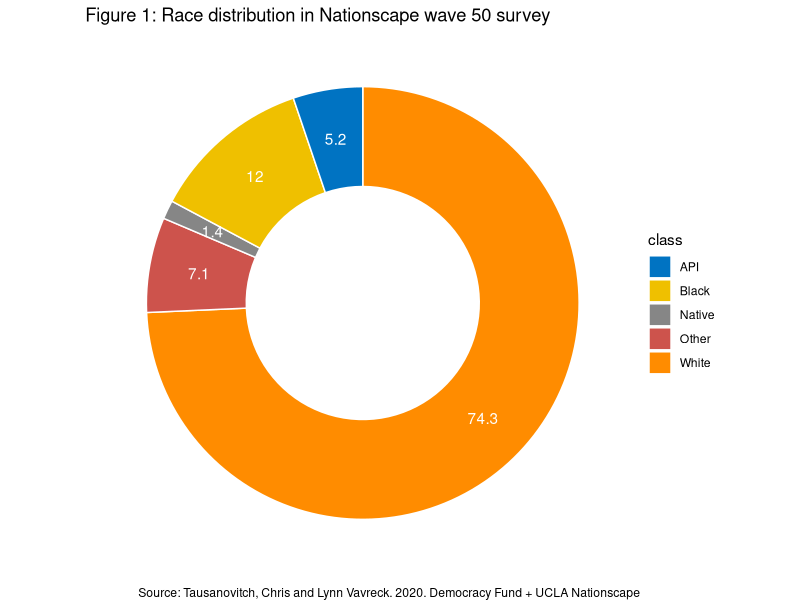
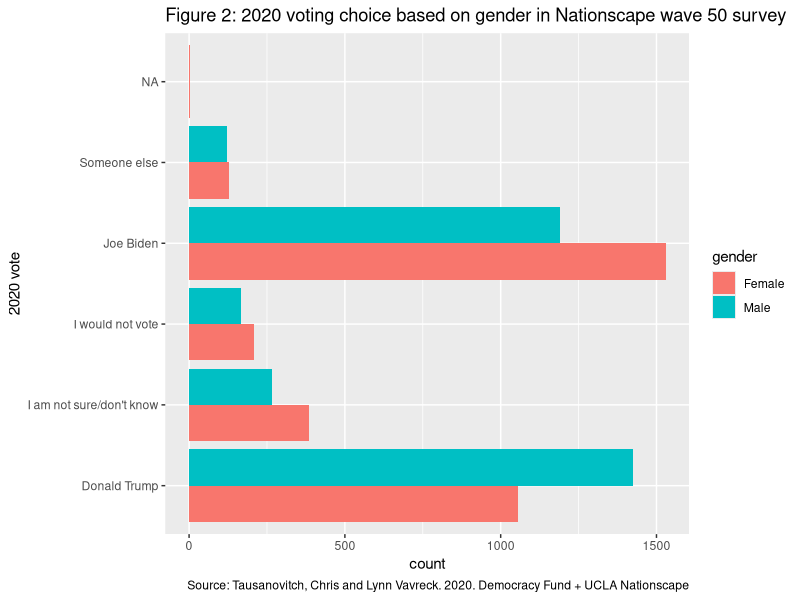
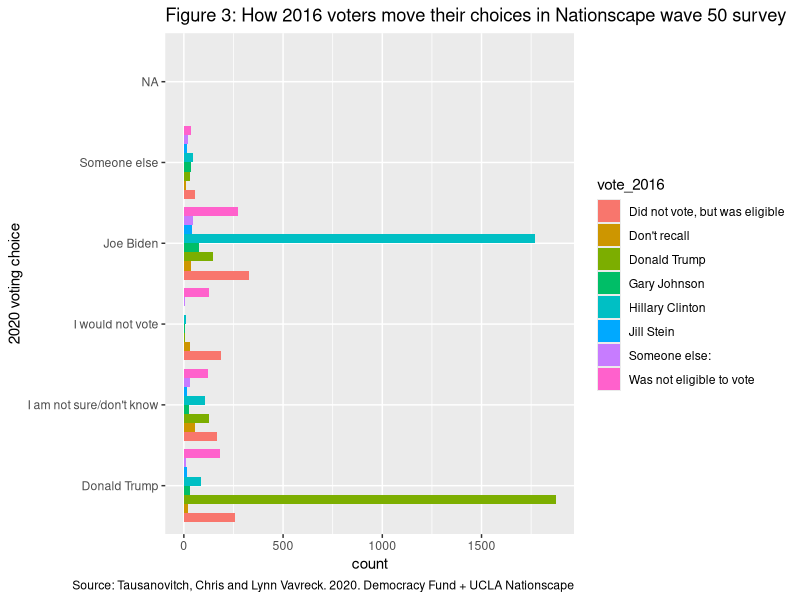
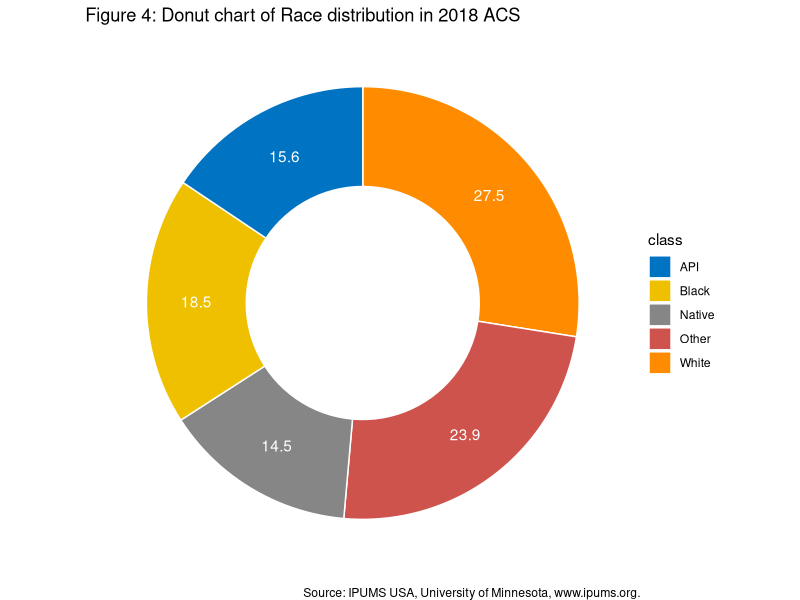

Here is the R script that generated these plots, in order:
## ---- chunk 1
# Set up library and import data we want to analyze
knitr::opts_chunk$set(echo = FALSE)
library(ggplot2)
library(dplyr)
library(knitr)
library(readr)
library(tidyverse)
library(broom)
library(lme4)

survey <- read_csv("survey.csv")
post <- read_csv("cells_post.csv")
## ---- chunk 2
#Data frame for original survey.csv
survey1 <- 
  data.frame(survey)

#Creating table for selected variables in the individual level survey.
selected_table <- data.frame(var = c('state',  'vote_2016','vote_2020','gender','hisp','race','edu','age','reg','intention'), describ = c(' 51 states + DC in postal abbreviation',  'The candidate that the respondent voted for in 2016', 'If the election for president is hold now(2020), who will the respondent vote for', 'Gender of the respondent','If the respondent is hispanic, 1 = yes, 0= No','Race: Native, Black, White, API (“Asian or Pacific Islander"), Other','Education level, 1 = has received some college education, 0 otherwise','Age group:  “18” means 18-24, “25” means 25-34, and so on.','Registered to vote, 1 = yes,0 = no','Intention to vote in 2020 election'))
colnames(selected_table) <- c("Variables", "Description")
kable(selected_table, caption="Variables in Democracy Fund + UCLA Nationscape survey collected from June 25 - July 01, 2020")

## ---- chunk 3
#age distribution in the individual level survey
count_age <- survey1 %>%
    group_by(age) %>%
    summarise(count = n()) %>%
    mutate(proportion = prop.table(count))
age_table <- data.frame(count_age)
kable(age_table, caption="Age group proportion in Nationscape wave 50 survey")

# Table of education level. 1 = received some college level education, 0 otherwise.
count_edu <- survey1 %>%
    group_by(edu) %>%
    summarise(count = n()) %>%
    mutate(proportion = prop.table(count))
edu_table <- data.frame(count_edu)
kable(edu_table, caption="If the respondent's education level meets some college degree, No(0) vs Yes(1) in Nationscape wave 50 survey")

#Table of Hispanic identity.
count_hisp <- survey1 %>%
    group_by(hisp) %>%
    summarise(count = n()) %>%
    mutate(proportion = prop.table(count))
hisp_table <- data.frame(count_hisp)
kable(hisp_table, caption="If the respondent's ethnical/cultural identity is hispanic. No vs Yes in Nationscape wave 50 survey")

#Table of Hispanic identity.
count_gender <- survey1 %>%
    group_by(gender) %>%
    summarise(count = n()) %>%
    mutate(proportion = prop.table(count))
gender_table <- data.frame(count_gender)
kable(gender_table, caption="Gender proportion in Nationscape wave 50 survey")
## ---- chunk 4
#Narrowing the voting with only Joe Biden and Donald Trump
twocandi_2020 <- survey1 %>%
  mutate(vote_2020 = case_when(
    survey$vote_2020 == 'Donald Trump' ~ "Trump",
    survey$vote_2020 == 'Joe Biden' ~ "Biden",
    TRUE ~ "NA")) %>%
  select(vote_2020) %>%
  pull()

remove <- c ('NA')
twocandi_2020 <- twocandi_2020 [! twocandi_2020 %in% remove]
freq_two <- data.frame(twocandi_2020)


#Table 6: 2020 voting preference focusing on two candidates - Biden and Trump.
count_biden <- freq_two %>%
    group_by(candidate = twocandi_2020) %>%
    summarise(count = n()) %>%
    mutate(proportion = prop.table(count))
biden_table <- data.frame(count_biden)
kable(biden_table, caption="2020 voting preference focusing on two candidates - Biden and Trump in Nationscape wave 50 survey")

## ---- chunk 5
#Race distribution in the individual level survey
#count_race <- survey1 %>%
    #group_by(race) %>%
    #summarise(n = n()) %>%
    #mutate(freq = prop.table(n))

#Create a data frame of race distribution for Figure 1.
count.data <- data.frame(
  class = c("API", "Black", "Native", "Other",'White'),
  n = c(338, 774, 90, 460,4816),
  prop = c(5.2, 12.0, 1.4, 7.1,74.3)
)
count.data <- count.data %>%
  arrange(desc(class)) %>%
  mutate(lab.ypos = cumsum(prop) - 0.5*prop)

mycols <- c("#0073C2FF", "#EFC000FF", "#868686FF", "#CD534CFF",'darkorange')

#Donut chart of race
race_plot <- ggplot(count.data, aes(x = 2, y = prop, fill = class)) +
  geom_bar(stat = "identity", color = "white") + 
  labs(title = "Figure 1: Race distribution in Nationscape wave 50 survey",
       caption = "Source: Tausanovitch, Chris and Lynn Vavreck. 2020. Democracy Fund + UCLA Nationscape")+
  coord_polar(theta = "y", start = 0)+
  geom_text(aes(y = lab.ypos,label = prop), color = "white")+
  scale_fill_manual(values = mycols) +
  theme_void()+
  xlim(0.5, 2.5)
race_plot
## ---- chunk 6
#Plot 2: 2020 voting preference based on gender bar plot
vote_gender_plot <- 
  ggplot(survey1, aes(vote_2020, ..count..)) + geom_bar(aes(fill = gender), position = "dodge") + 
  labs(title="Figure 2: 2020 voting choice based on gender in Nationscape wave 50 survey ",x="2020 vote", y = "count",caption = "Source: Tausanovitch, Chris and Lynn Vavreck. 2020. Democracy Fund + UCLA Nationscape")+ 
  coord_flip()
vote_gender_plot

#Plot 3: Comparing 2016 and 2020 voting preference
vote_year_plot <- 
  ggplot(survey1, aes(vote_2020, ..count..)) + geom_bar(aes(fill = vote_2016), position = "dodge") + 
  labs(title="Figure 3: How 2016 voters move their choices in Nationscape wave 50 survey ",x="2020 voting choice", y = "count",caption = "Source: Tausanovitch, Chris and Lynn Vavreck. 2020. Democracy Fund + UCLA Nationscape")+ 
  coord_flip()
vote_year_plot

## ---- chunk 7
#Data frame for original cells_post.csv
post1 <- 
  data.frame(post)

#Creating table for selected variables in the individual level survey.
selected_table <- data.frame(var = c('state',  'gender','hisp','race','edu','age'), describ = c('51 states + DC in postal abbreviation',  'Gender of the respondent','If the respondent is hispanic, 1 = yes, 0= No','Race: Native, Black, White, API (“Asian or Pacific Islander"), Other','Education level, 1 = has received some college education, 0 otherwise','Age group:  “18” means 18-24, “25” means 25-34, and so on.'))
colnames(selected_table) <- c("Variables", "Description")
kable(selected_table, caption="Variables in ACS 2018 as Post-stratification data")
## ---- chunk 8
count_age <- post1 %>% 
  filter(!is.na(age))%>%
    group_by(age) %>%
    summarise(count = n()) %>%
    mutate(proportion = prop.table(count)) 
kable(data.frame(count_age), caption="Age group proportion in 2018 ACS")

# Table of education level. 1 = received some college level education, 0 otherwise.
count_edu <- post1 %>%
    group_by(edu) %>%
    summarise(count = n()) %>%
    mutate(proportion = prop.table(count))
edu_table <- data.frame(count_edu)
kable(edu_table, caption="If the respondent's education level meets some college degree, No(0) vs Yes(1) in 2018 ACS")

#Table of Hispanic identity.
count_hisp <- post1 %>%
    group_by(hisp) %>%
    summarise(count = n()) %>%
    mutate(proportion = prop.table(count))
hisp_table <- data.frame(count_hisp)
kable(hisp_table, caption="If the respondent's ethnical/cultural identity is hispanic. No vs Yes in 2018 ACS")

#Table of Hispanic identity.
count_gender <- post1 %>%
    group_by(gender) %>%
    summarise(count = n()) %>%
    mutate(proportion = prop.table(count))
gender_table <- data.frame(count_gender)
kable(gender_table, caption="Gender proportion in 2018 ACS")
## ---- chunk 9
#Race distribution in the individual level survey
count_race <- post1 %>%
    group_by(race) %>%
    summarise(n = n()) %>%
    mutate(freq = prop.table(n))

count.data <- data.frame(
  class = c("API", "Black", "Native", "Other",'White'),
  n = c(1743, 2062, 1618, 2658,3064),
  prop = c(15.6, 18.5, 14.5, 23.9,27.5)
)
count.data <- count.data %>%
  arrange(desc(class)) %>%
  mutate(lab.ypos = cumsum(prop) - 0.5*prop)

mycols <- c("#0073C2FF", "#EFC000FF", "#868686FF", "#CD534CFF",'darkorange')

#Donut chart of race
race_plot <- ggplot(count.data, aes(x = 2, y = prop, fill = class)) +
  geom_bar(stat = "identity", color = "white") + 
  labs(title = "Figure 4: Donut chart of Race distribution in 2018 ACS",
       caption = "Source: IPUMS USA, University of Minnesota, www.ipums.org.")+
  coord_polar(theta = "y", start = 0)+
  geom_text(aes(y = lab.ypos,label = prop), color = "white")+
  scale_fill_manual(values = mycols) +
  theme_void()+
  xlim(0.5, 2.5)
race_plot
## ---- chunk 10
#import cleaned survey data
survey_data <- read_csv("survey.csv")
#remove NA from race variable in survey data 
survey_data <- survey_data %>% filter(!is.na(race))

#import cleaned census data
census_data <- read_csv("cells_post.csv")

## ---- chunk 11
# Construct the vote intention variable so that it is binary
survey_data$vote_Trump[survey_data$vote_2020=="Donald Trump"]<-1
survey_data$vote_Trump[survey_data$vote_2020=="Joe Biden"]<-0

#remove NA from vote_Trump variable in survey data 
survey_data <- survey_data %>% filter(!is.na(vote_Trump))

## ---- chunk 12
#Multilevel Logistic Model for different states
model <- glmer(vote_Trump ~ as.factor(age) + gender + edu + hisp + race + (1|state), data=survey_data, family =binomial)

## ---- chunk 13
#Statistical summary
kable(summary(model)[["coefficients"]], digits=4, 
      caption="Summary of Model Estimates")

## ---- chunk 14
#post-stratification calculation
#Making prediction using our model with census data, and we saving the results of those predictions by adding a new column to the census_data data set called 'estimate'
census_data$estimate <- 
  model %>% 
  predict(newdata = census_data, type="response")

#together vote outcome
together <- census_data %>%
mutate(alp_predict_prop = estimate*n) %>%
  summarise(alp_predict = sum(alp_predict_prop)/sum(n))
kable(together, digits=4, 
      caption="Vote Outcome Prediction for Trump of the 2020 American Presidential Election")
## ---- chunk 15
#summarize by geography
geography <- census_data %>%
mutate(alp_predict_prop = estimate*n) %>%
  group_by(state) %>%
  summarise(alp_predict = sum(alp_predict_prop)/sum(n))
kable(geography, digits=4, 
      caption="Vote Outcome Prediction for Trump of the 2020 American Presidential Election by State")

## ---- chunk 16
#Table of State Proportion.
count_state <- survey1 %>%
    group_by(state) %>%
    summarise(count = n()) %>%
    mutate(proportion = prop.table(count))
state_table <- data.frame(count_state)
kable(state_table, caption="State proportion in Nationscape wave 50 survey")
## ---- chunk 17
#Table of State Proportion in 2018 ACS.
count_state <- post1 %>%
    group_by(state) %>%
    summarise(count = n()) %>%
    mutate(proportion = prop.table(count))
state_table <- data.frame(count_state)
kable(state_table, caption="State proportion in 2018 ACS")

